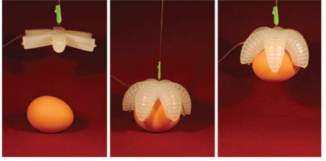
#> input picture furnitures/orange.png, 326 x 161 px; its folder holds only this picture in this run
$ python test.py
#> lines starting #> are read from the running program, lines starting #| are printed output that depends on the picture
from PIL import Image
import numpy as np
import cv2
import os
import glob
from os.path import isfile, join

def LoadImages():

    # Find the image to load
    mypath = os.path.dirname(__file__) + "/furnitures/"
    # load it

    onlyfiles = [f for f in os.listdir(mypath) if isfile(join(mypath, f))]

    for name in range(len(onlyfiles)):

        mypath = os.path.dirname(__file__) + "/furnitures" + "/"+ str(onlyfiles[name])
        #print(mypath + "\n")

        onlyfiles[name] = cv2.imread(mypath)

        if onlyfiles[name] is None:

            print("Can't load image")

        else:

            # if the image is loaded, resize it for odd number scale
            if onlyfiles[name].shape[0] % 2 == 1 :
                onlyfiles[name] = cv2.resize(onlyfiles[name],(onlyfiles[name].shape[1],onlyfiles[name].shape[0]-1))
            if onlyfiles[name].shape[1] % 2 == 1 :
                onlyfiles[name] = cv2.resize(onlyfiles[name],(onlyfiles[name].shape[1]-1,onlyfiles[name].shape[0]))


    return onlyfiles


def cv2pil(img):
    # You may need to convert the color.
    img = cv2.cvtColor(img, cv2.COLOR_BGR2RGB)
    im_pil = Image.fromarray(img)

    return im_pil

def pil2cv(img):
    # For reversing the operation:
    im_np = np.asarray(img)
    return im_np

image = LoadImages()
#> image = 1 item


#cv2.imshow("Python Logo", image[3])
#cv2.waitKey(0)
#cv2.destroyAllWindows()

for i in range(len(image)):

    img = cv2pil(image[i])
    #img.show()
    img = img.resize((1000,1000))

    image[i] = pil2cv(img)
    print(image[i].shape)
#> this loop made 1 pass
#| (1000, 1000, 3)
#> pass 1, `img = img.resize((1000,1000))`:
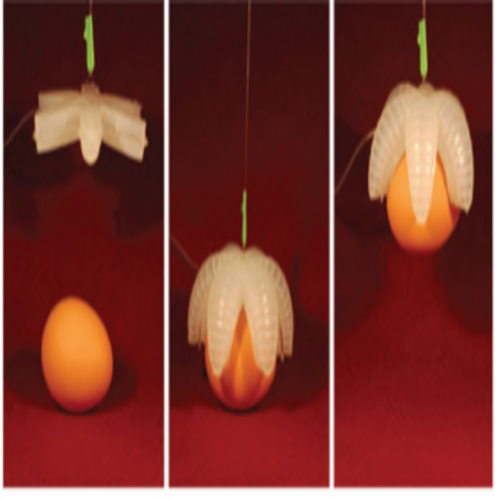
#> img: PIL image 1000x1000 RGB (shown at 1/2 size); mean R, G, B 120.6, 53.3, 45.4


"""
#image = Image.open('dog.png')
new_image = image.resize((1000,1500))
#new_image.save('image_400.jpg')

print(image.size) # Output: (1920, 1280)
print(new_image.size) # Output: (400, 400)

image.show(title='before')
new_image.show(title='after')
"""
